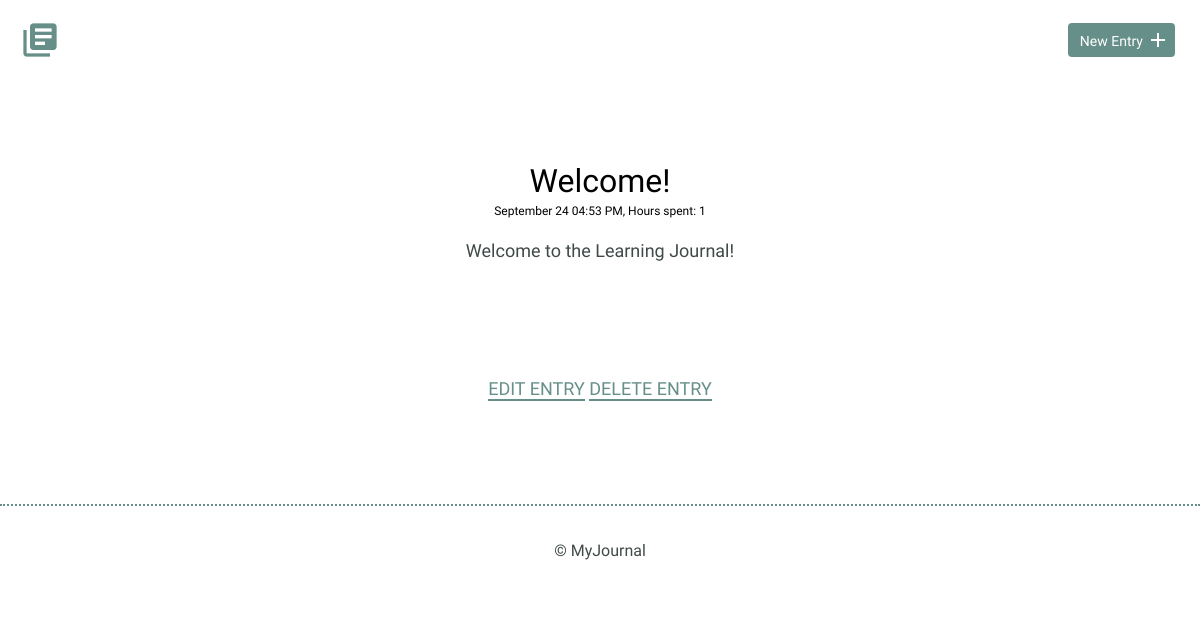
/entries/1, run on an earlier commit of the app's database.
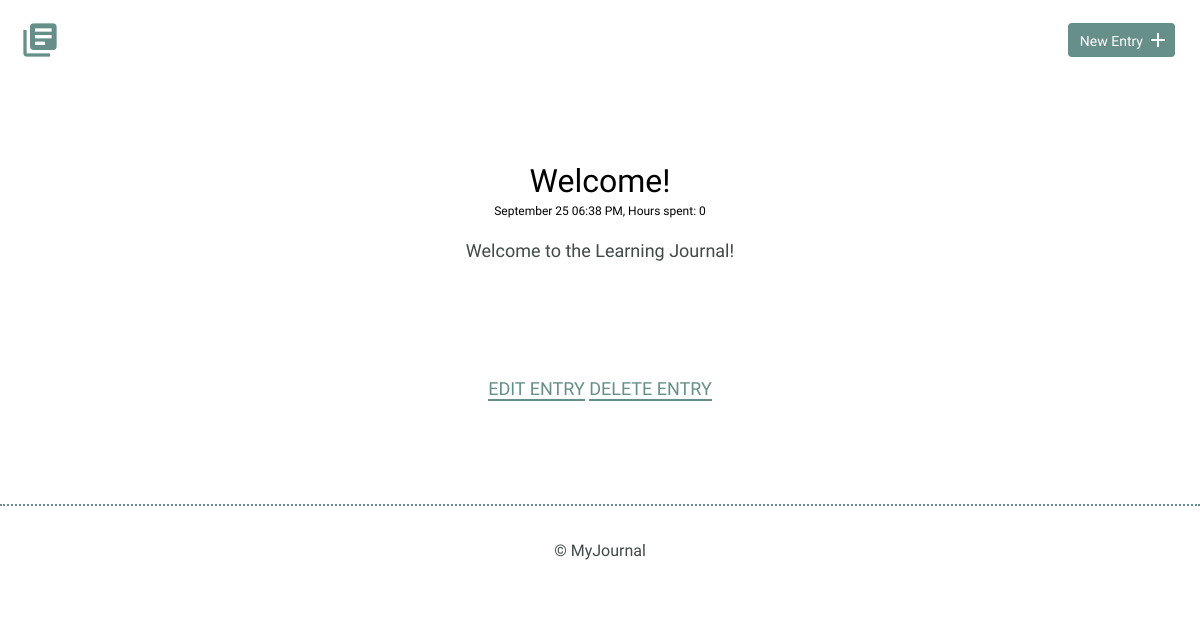
And on a later commit of the database.
### models.py (models this page shows)
class BaseModel(Model):
    class Meta:
        database = DATABASE

class Entry(BaseModel):
    title = CharField(max_length=100)
    date = DateTimeField(default=datetime.datetime.now)
    time_spent = IntegerField(default=0)
    learned = TextField(null=False)
    remember = TextField(default=" ")

### app.py (the view)
@app.route("/entries/<id>")
def detail(id):
    info = models.Entry.get(models.Entry.id==id)
    return render_template("detail.html", id=info, tags=get_tags(id))

### app.py (called while the page is built)
def get_tags(id):
    tags = (models.Tags
        .select()
        .join(models.EntryTags)
        .join(models.Entry)
        .where(models.Entry.id == id)
        .order_by(models.Tags.id)
        )
    return tags

### templates/detail.html (shortened to what this page needs)
{% extends "layout.html" %}
{% block content %}
<section>
    <div class="container">
        <div class="entry-list single">
            <article>
                    <h2>{{ id.title}}</h2>
                    <div class="small">{{ id.date.strftime('%B %d %I:%M %p') }},
                        Hours spent: {{ id.time_spent }}</div>
                        <p>
                        {% for item in id.learned.split('\n') %}
                            {{ item }}<br>
                        {% endfor %}
                        </p>
            </article>
        </div>
    </div>
    <div class="edit">
        <p>
            <a href="{{ url_for('edit', id=id.id) }}">Edit Entry</a>
            <a href="{{ url_for('delete', id=id.id) }}">Delete Entry</a>
        </p>
    </div>
</section>
{% endblock %}

What changed in the data, as far as the page shows it:
changed Entry "Welcome to the Learning Journal!": date "September 24 04:53 PM" → "September 25 06:38 PM"; time_spent "1" → "0"
